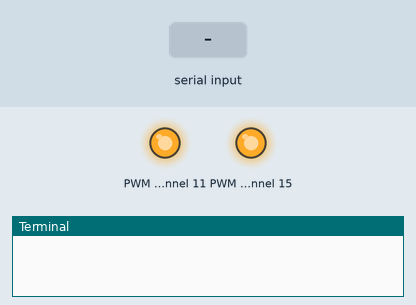
Recording of a program running on a simulated Raspberry Pi (BCM pin numbers). Shown: output pins drawn as LEDs (lit = HIGH), the last lines printed to the terminal. The test bench sets the inputs (shaded band). Pins used as bus, display or sensor lines are not drawn. At 4.3 s the program stops and its outputs stay as they are.

Above: at 1.2 s.
1.3 s: "low" typed at the terminal, then Enter
At 2.5 s:
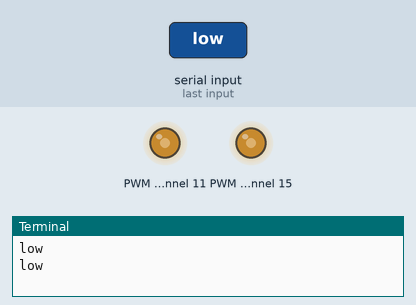
2.8 s: "high" typed at the terminal, then Enter
At 3.7 s:
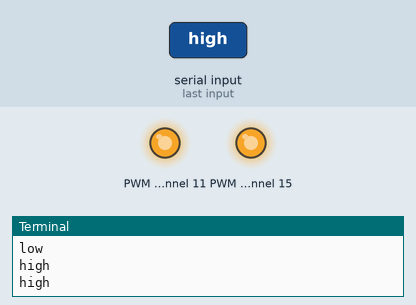
4.3 s: "e" typed at the terminal, then Enter
Timing chart, 0 to 5.8 s (numbered marks = the images above; inputs shaded):
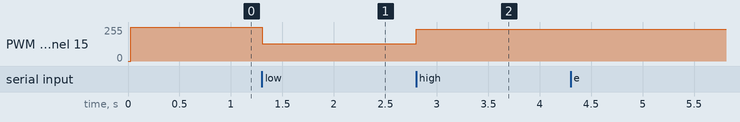

Measured:
- after the input at 1.3 s, PWM channel 11, PWM channel 15: 255/255 → 130/255 at once
- after the input at 2.8 s, PWM channel 11, PWM channel 15: 130/255 → 237/255 at once

The program:

MotorControl_PCA9685.py
```python
# servo control with Adafruit PCA9685

from __future__ import division
import time
import Adafruit_PCA9685

# Initialise the PCA9685 using the default address (0x40).
pwm = Adafruit_PCA9685.PCA9685()

# Configure min and max servo pulse lengths
servo_min = 0  # Min pulse length out of 4096
servo_max = 4095  # Max pulse length out of 4096
servo_freq = 50

in3 = 9 # left side
in4 = 10 # left side
enB = 11

in1 = 14 # right side
in2 = 13 # right side
enA = 15

pwm.set_pwm_freq(servo_freq)

pwm.set_pwm(in1, 0, servo_min)
pwm.set_pwm(in2, 0, servo_min)
pwm.set_pwm(in3, 0, servo_min)
pwm.set_pwm(in4, 0, servo_min)
pwm.set_pwm(enA, 0, servo_max)
pwm.set_pwm(enB, 0, servo_max)

def setMotorPWM(channel,servo_DutyCycle):
    if servo_DutyCycle > 0 and (channel == enA or channel == enB):
        minDutyCycle = 0.3
    else:
        minDutyCycle = 0

    servo_DutyCycle = minDutyCycle + (1-minDutyCycle) * servo_DutyCycle
    servo_period = 1/servo_freq
    servo_resolution = servo_period/4096
    servo_pulse = int(min(4096*servo_DutyCycle,4095))
    pwm.set_pwm(channel, 0, servo_pulse)
    return

def setSteering(x):
    if x=='r':
        print('go right')
        setMotorPWM(in1,1)
        setMotorPWM(in2,0)
        setMotorPWM(in3,1)
        setMotorPWM(in4,0)
        x='z'
    elif x=='l':
        print('go left')
        setMotorPWM(in1,0)
        setMotorPWM(in2,1)
        setMotorPWM(in3,0)
        setMotorPWM(in4,1)
        x='z'
    elif x=='s':
        print("stop")
        setMotorPWM(in1,0)
        setMotorPWM(in2,0)
        setMotorPWM(in3,0)
        setMotorPWM(in4,0)
        x='z'
    elif x=='e':
        pwm.set_pwm(enA, 0, 0)
        pwm.set_pwm(enB, 0, 0)
    return x


def setDirection(x):
    if x=='f':
        setMotorPWM(in1,0)
        setMotorPWM(in2,1)
        setMotorPWM(in3,1)
        setMotorPWM(in4,0)
        print("forward")
        x='z'

    elif x=='s':
        print("stop")
        setMotorPWM(in1,0)
        setMotorPWM(in2,0)
        setMotorPWM(in3,0)
        setMotorPWM(in4,0)
        x='z'

    elif x=='b':
        print("backward")
        setMotorPWM(in1,1)
        setMotorPWM(in2,0)
        setMotorPWM(in3,0)
        setMotorPWM(in4,1)
        x='z'
    elif x=='e':
        pwm.set_pwm(enA, 0, 0)
        pwm.set_pwm(enB, 0, 0)
    return x

def setSpeed(x):
    if x=='low':
        print("low")
        setMotorPWM(enA,0.3)
        setMotorPWM(enB,0.3)
        x='z'

    elif x=='med':
        print("medium")
        setMotorPWM(enA,0.6)
        setMotorPWM(enB,0.6)
        x='z'

    elif x=='high':
        print("high")
        setMotorPWM(enA,0.9)
        setMotorPWM(enB,0.9)
        x='z'
    elif x=='e':
        pwm.set_pwm(enA, 0, 0)
        pwm.set_pwm(enB, 0, 0)
    return x

# print("\n")
# print("The default speed & direction of motor is LOW & Forward.....")
# print("s-stop f-forward b-backward l-low m-medium h-high e-exit")
# print("\n")
#
while(1):

    x=input()
    setSteering(x)
    setDirection(x)
    setSpeed(x)

    if x=='e':
        pwm.set_pwm(enA, 0, 0)
        pwm.set_pwm(enB, 0, 0)
        break
```
